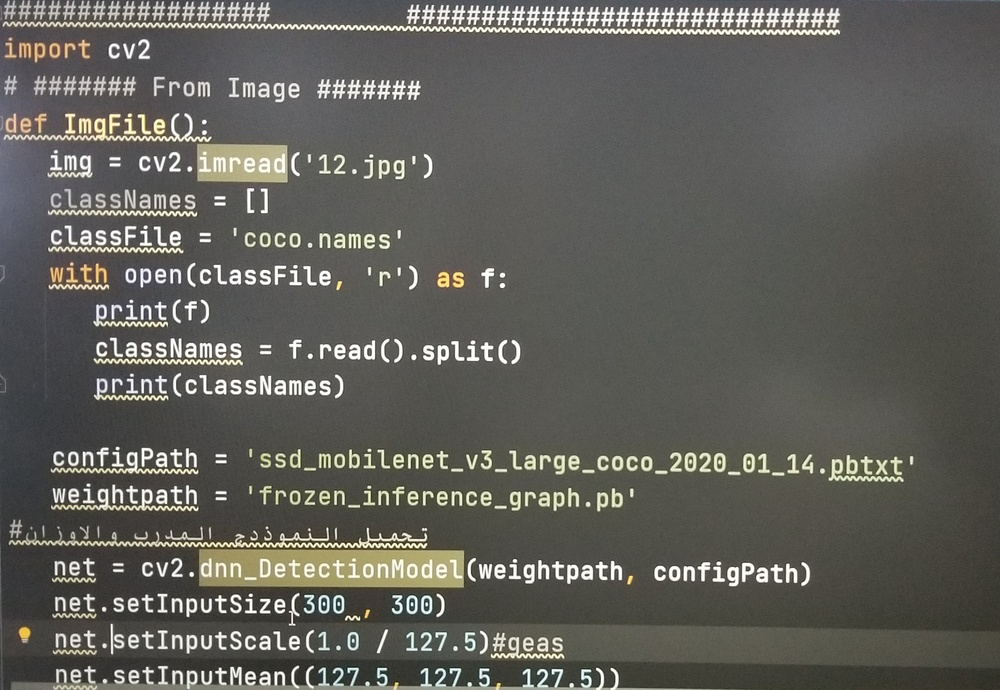
#> input picture lec_3/e.jpg, 1000 x 690 px, shrunk from 2650 x 1828 before the run
$ python ocr.py
#> lines starting #> are read from the running program, lines starting #| are printed output that depends on the picture
import cv2
import pytesseract
pytesseract.pytesseract.tesseract_cmd = r"C:\Program Files\Tesseract-OCR\tesseract.exe"
img = cv2.imread("e.jpg")
#> img is the input picture: shape (690, 1000, 3); mean B, G, R 89.6, 95.4, 96.1
gray=cv2.cvtColor(img,cv2.COLOR_BGR2GRAY)
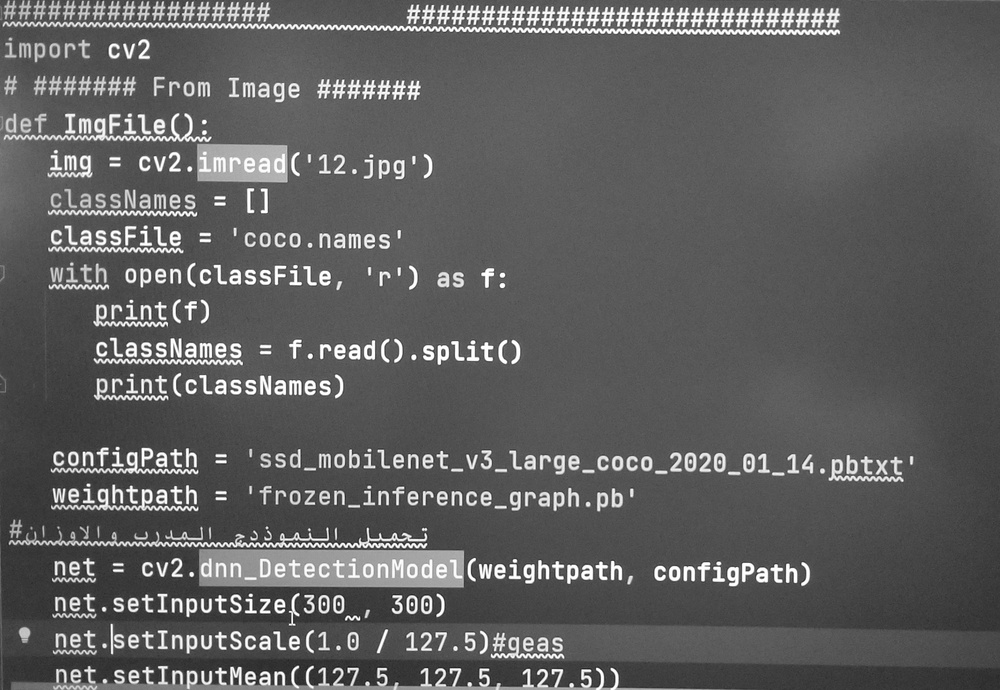
#> gray: shape (690, 1000); min 20, max 255, mean 95
#> (the run stopped early here; a loop or call above may not have finished)

$ run again, with lec_3/٢٠٢٣٠٢١٥_١١٢٨٥٠.jpg copied over lec_3/e.jpg
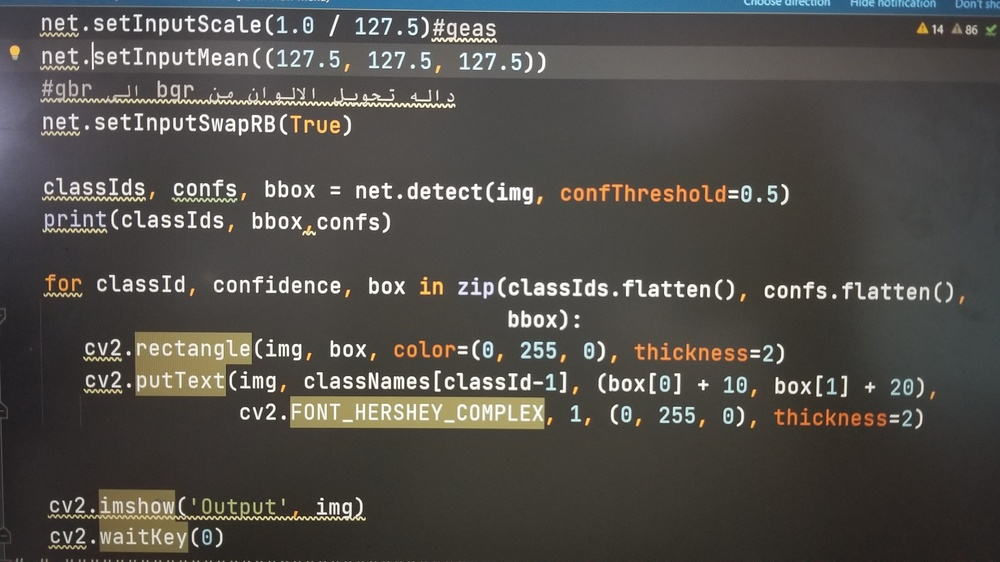
#> input picture lec_3/٢٠٢٣٠٢١٥_١١٢٨٥٠.jpg, 1000 x 562 px, shrunk from 3486 x 1960 before the run
#> img is the input picture: shape (562, 1000, 3); mean B, G, R 73.8, 78.1, 80.7
#> `gray=cv2.cvtColor(img,cv2.COLOR_BGR2GRAY)`:
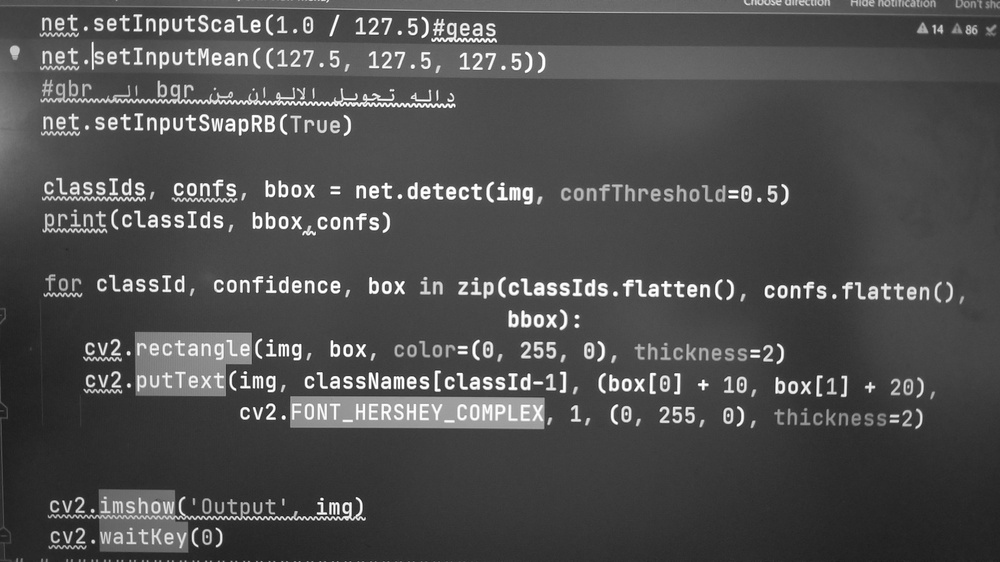
#> gray: shape (562, 1000); min 22, max 255, mean 78.3

$ run again, with lec_3/٢٠٢٣٠٢١٥_١١٢٩١٤.jpg copied over lec_3/e.jpg
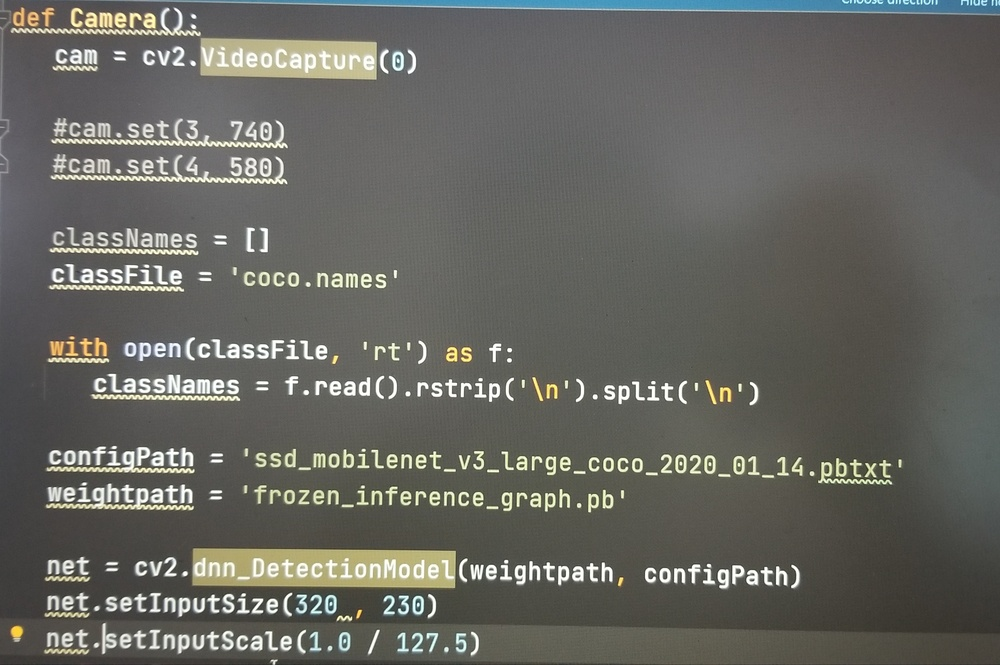
#> input picture lec_3/٢٠٢٣٠٢١٥_١١٢٩١٤.jpg, 1000 x 665 px, shrunk from 2892 x 1923 before the run
#> img is the input picture: shape (665, 1000, 3); mean B, G, R 96.4, 102.1, 102
#> `gray=cv2.cvtColor(img,cv2.COLOR_BGR2GRAY)`:
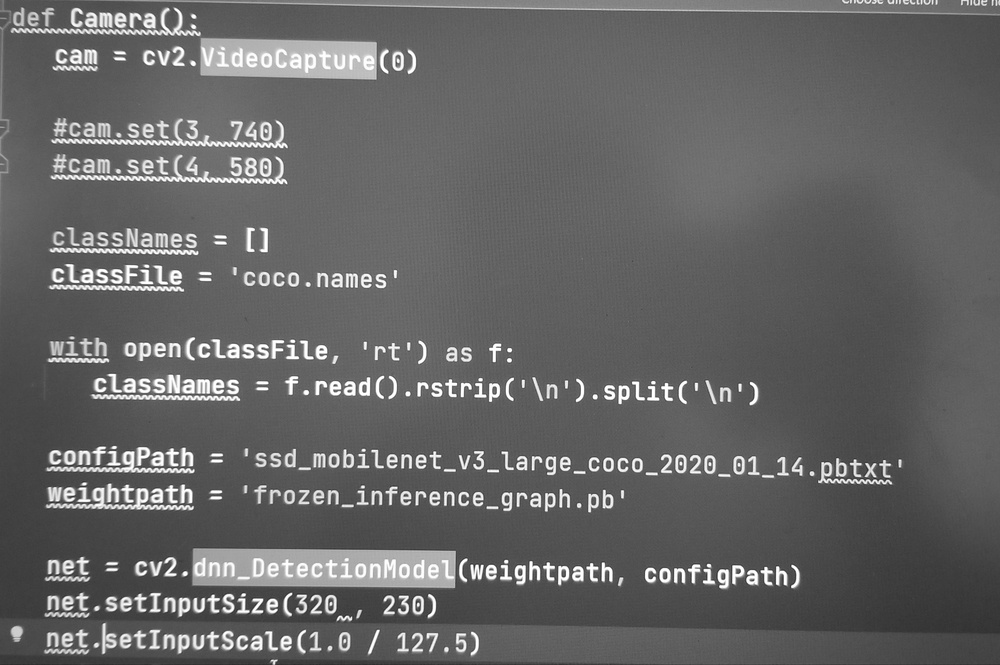
#> gray: shape (665, 1000); min 39, max 255, mean 101.4
